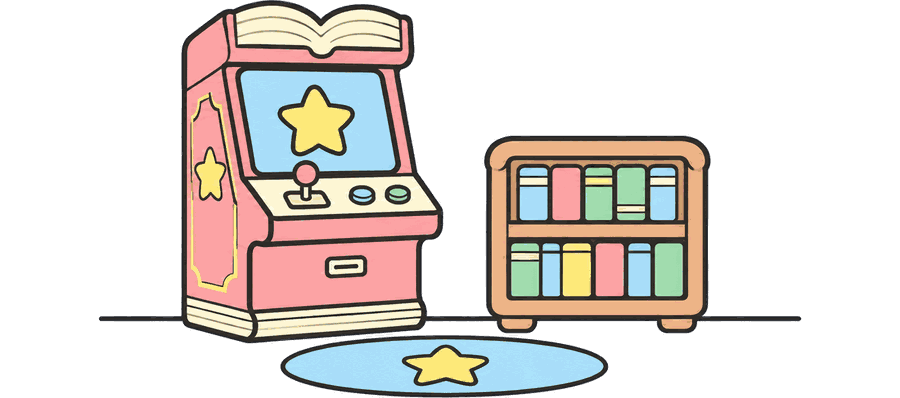
#> input picture assets/hero.png, 900 x 398 px
$ python make-buddy.py ../assets/hero.png ../assets/pattern.png ../assets 100
#> lines starting #> are read from the running program, lines starting #| are printed output that depends on the picture
### tools/artlib.py
"""Shared picture helpers for the tools in this folder (background removal and sizing)."""
from collections import deque

import numpy as np
from PIL import Image

INK = (20, 24, 31)   # the game's outline color


def dilate(mask, n):
    out = mask.copy()
    for _ in range(n):
        m = out.copy()
        m[1:] |= out[:-1]; m[:-1] |= out[1:]
        m[:, 1:] |= out[:, :-1]; m[:, :-1] |= out[:, 1:]
        out = m
    return out


def cut_out(path):
    """Remove a plain white background. White inside the outline is left alone. Returns RGBA."""
    rgb = np.array(Image.open(path).convert('RGB')).astype(np.int16)
    h, w = rgb.shape[:2]
    light = rgb.min(axis=2) > 235
    bg = np.zeros((h, w), bool)
    q = deque()
    for x in range(w):
        for y in (0, h - 1):
            if light[y, x] and not bg[y, x]: bg[y, x] = True; q.append((y, x))
    for y in range(h):
        for x in (0, w - 1):
            if light[y, x] and not bg[y, x]: bg[y, x] = True; q.append((y, x))
    while q:
        y, x = q.popleft()
        for ny, nx in ((y + 1, x), (y - 1, x), (y, x + 1), (y, x - 1)):
            if 0 <= ny < h and 0 <= nx < w and light[ny, nx] and not bg[ny, nx]:
                bg[ny, nx] = True; q.append((ny, nx))
    # Clean the edge: soft gray pixels just outside the outline become outline colored and partly
    # transparent, so there is no light halo on a colored background.
    band = dilate(bg, 4) & ~bg
    lum = rgb.mean(axis=2)
    alpha = np.where(bg, 0, 255).astype(np.float32)
    soft = np.clip((255 - lum) / (255 - 30), 0, 1) * 255
    alpha[band] = soft[band]
    out = rgb.copy()
    out[band] = INK
    return Image.fromarray(np.dstack([out.astype(np.uint8), alpha.astype(np.uint8)]), 'RGBA')


def tight_bbox(im, threshold=20):
    return im.getchannel('A').point(lambda v: 255 if v > threshold else 0).getbbox()


def place(im, size, margin, scale, align):
    """Scale a cropped picture and put it on a transparent size x size canvas."""
    im = im.resize((max(1, round(im.width * scale)), max(1, round(im.height * scale))), Image.LANCZOS)
    canvas = Image.new('RGBA', (size, size), (0, 0, 0, 0))
    x = (size - im.width) // 2
    y = size - margin - im.height if align == 'bottom' else (size - im.height) // 2
    canvas.paste(im, (x, y), im)
    return canvas

### tools/make-buddy.py
#!/usr/bin/env python3
"""Turn a character picture on a white background into a clean, transparent game avatar.

    pip install pillow numpy
    python3 tools/make-buddy.py my-picture.png fox

That writes assets/buddies/fox.png. Then add one line for it in js/buddies.js.

For a boss, add the folder and a bigger size, then add it to js/bosses.js:

    python3 tools/make-buddy.py my-boss.png gobbler bosses 512
The picture needs a plain white (or near white) background and a closed dark outline
around the character, so white parts of the character (a white bear, say) stay filled in.
"""
import os
import sys

from artlib import cut_out, place, tight_bbox

SIZE = 256           # final image is SIZE x SIZE
MARGIN = 6


def main():
    if len(sys.argv) not in (3, 4, 5):
        sys.exit(__doc__)
    src, name = sys.argv[1], sys.argv[2]
    folder = sys.argv[3] if len(sys.argv) > 3 else 'buddies'
    size = int(sys.argv[4]) if len(sys.argv) > 4 else SIZE
    im = cut_out(src)
#> in cut_out, `rgb = np.array(Image.open(path).convert('RGB')).astype(np.int16)`:
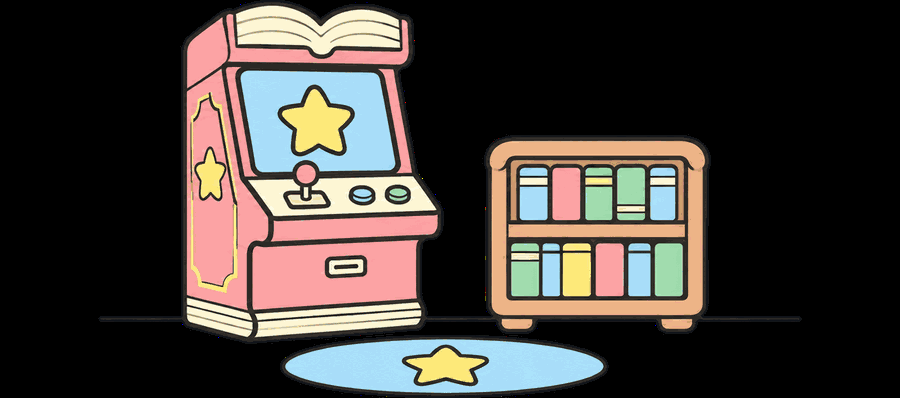
#> rgb: shape (398, 900, 3) int16; mean R, G, B 66, 59.7, 55.4
#> in cut_out, `light = rgb.min(axis=2) > 235`: light: shape (398, 900) bool; every value is 0
#> in cut_out, `lum = rgb.mean(axis=2)`:
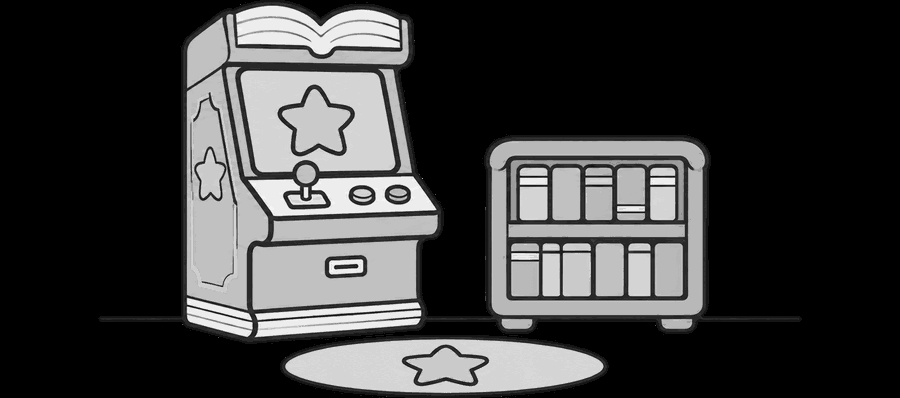
#> lum: shape (398, 900) float64; min 0, max 244.7, mean 60.4
#> in cut_out, `soft = np.clip((255 - lum) / (255 - 30), 0, 1) * 255`:
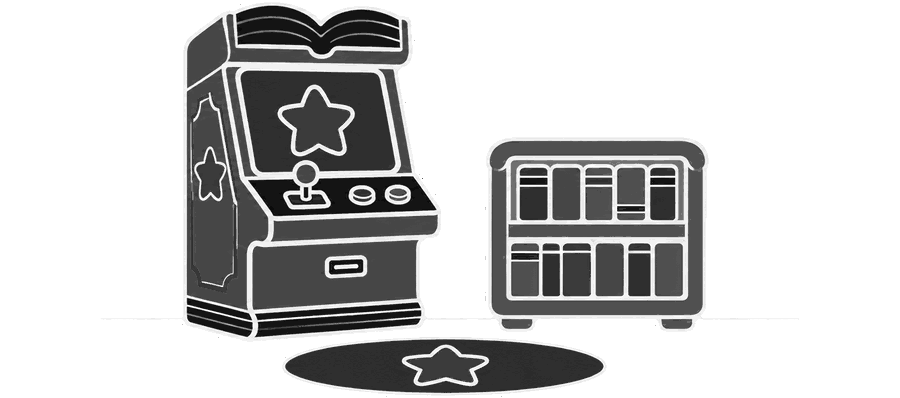
#> soft: shape (398, 900) float64; min 11.71, max 255, mean 199.5
#> in cut_out, `alpha[band] = soft[band]`: alpha: shape (398, 900) float32; every value is 255
    im = im.crop(tight_bbox(im))
    scale = (size - 2 * MARGIN) / max(im.size)
#> scale = 0.0978
    canvas = place(im, size, MARGIN, scale, 'bottom')   # feet on the same baseline for every character
#> in place, `im = im.resize((max(1, round(im.width * scale)), max(1, round(im.heigh..`:
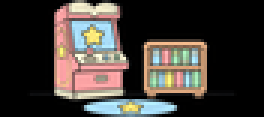
#> im: PIL image 88x39 RGBA (shown 3 times larger); mean R, G, B, A 66, 60, 55.5, 255
#> in place, `canvas = Image.new('RGBA', (size, size), (0, 0, 0, 0))`: canvas: PIL image 100x100 RGBA; every value is 0
#> in place, `canvas.paste(im, (x, y), im)`:
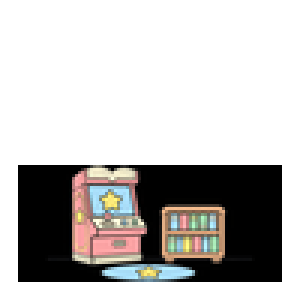
#> canvas: PIL image 100x100 RGBA (shown 3 times larger); mean R, G, B, A 22.7, 20.6, 19, 87.5; transparent parts drawn white
    out_dir = os.path.join(os.path.dirname(os.path.abspath(__file__)), '..', 'assets', folder)
    os.makedirs(out_dir, exist_ok=True)
    dest = os.path.normpath(os.path.join(out_dir, name + '.png'))
    canvas.save(dest, optimize=True)
    print(f'wrote {dest} ({os.path.getsize(dest) // 1024} KB)')


if __name__ == '__main__':
    main()
